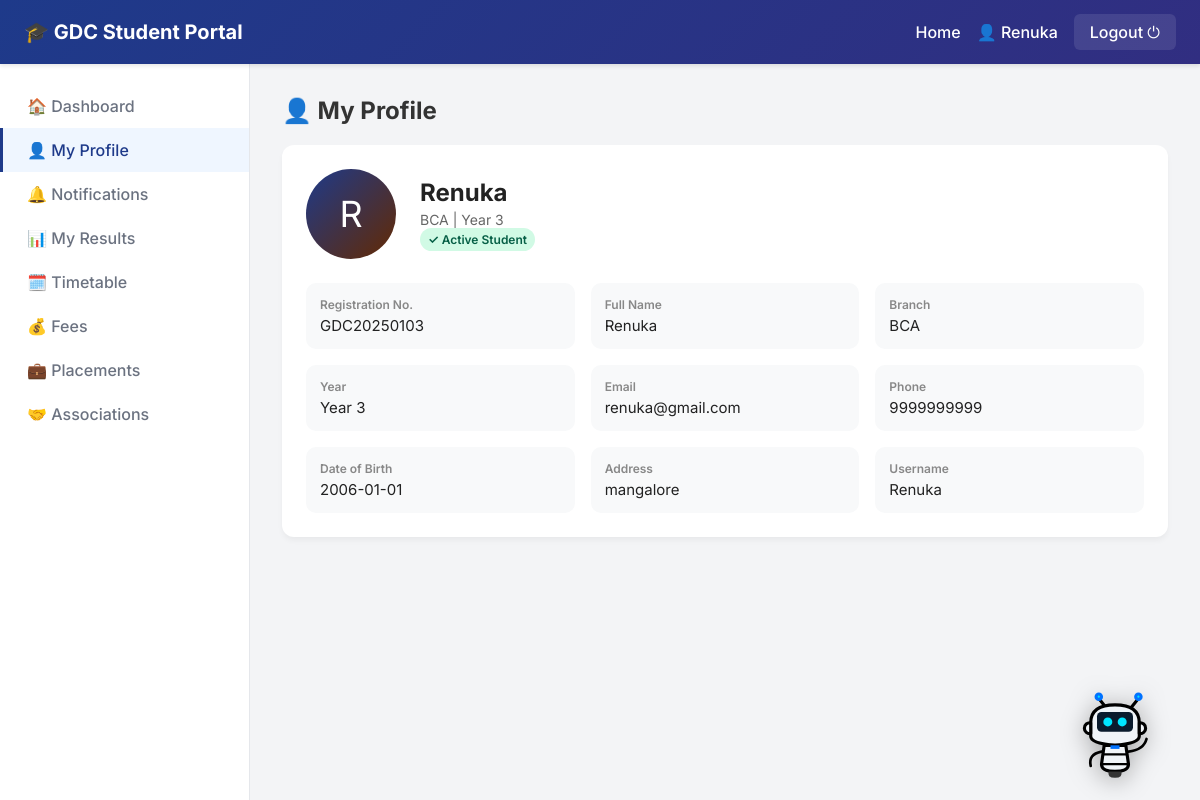
The app's page /student/profile (signed in) with its own data.
### models.py (models this page shows)
class Student(db.Model):
    id = db.Column(db.Integer, primary_key=True)
    reg_number = db.Column(db.String(30), unique=True, nullable=False)
    name = db.Column(db.String(100), nullable=False)
    branch = db.Column(db.String(20))   # bca, bcom, bba, puc, mba, bca(m), bcom(m), bba(m), mba(m)
    year = db.Column(db.Integer)
    email = db.Column(db.String(100))
    phone = db.Column(db.String(15))
    username = db.Column(db.String(50), unique=True)
    password = db.Column(db.String(200))
    account_created = db.Column(db.Boolean, default=False)
    dob = db.Column(db.String(20))
    address = db.Column(db.String(200))
    photo = db.Column(db.String(200), default='default.png')

### student_routes.py (the view)
@student_bp.route('/profile')
@student_required
def student_profile():
    student = Student.query.get(session['user_id'])
    return render_template('student/profile.html', student=student)

### student_routes.py (called while the page is built)
def student_required(f):
    from functools import wraps
    @wraps(f)
    def decorated(*args, **kwargs):
        if session.get('role') != 'student':
            return redirect(url_for('login'))
        return f(*args, **kwargs)
    return decorated

### templates/student/profile.html (shortened to what this page needs)
{% extends "student/base_student.html" %}
{% block content %}
<h2 style="margin-bottom:20px;color:#333;">👤 My Profile</h2>
<div class="card">
  <div style="display:flex;align-items:center;gap:24px;margin-bottom:24px;flex-wrap:wrap;">
    <div style="width:90px;height:90px;background:linear-gradient(135deg,#1e3a8a,#632902);
                border-radius:50%;display:flex;align-items:center;justify-content:center;
                font-size:36px;color:white;flex-shrink:0;">
      {{ student.name[0].upper() }}
    </div>
    <div>
      <h2 style="color:#222;margin-bottom:4px;">{{ student.name }}</h2>
      <p style="color:#666;font-size:14px;">{{ student.branch.upper() if student.branch else '' }} | Year {{ student.year }}</p>
      <span class="badge badge-green">✓ Active Student</span>
    </div>
  </div>
  <div style="display:grid;grid-template-columns:repeat(auto-fit,minmax(240px,1fr));gap:16px;">
    {% set fields = [
      ('Registration No.', student.reg_number),
      ('Full Name', student.name),
      ('Branch', student.branch.upper() if student.branch else '-'),
      ('Year', 'Year ' ~ student.year if student.year else '-'),
      ('Email', student.email or 'Not provided'),
      ('Phone', student.phone or 'Not provided'),
      ('Date of Birth', student.dob or 'Not provided'),
      ('Address', student.address or 'Not provided'),
      ('Username', student.username or '-'),
    ] %}
    {% for label, value in fields %}
    <div style="padding:14px;background:#f8f9fa;border-radius:10px;">
      <div style="font-size:12px;color:#888;font-weight:600;margin-bottom:4px;">{{ label }}</div>
      <div style="font-size:15px;color:#222;word-break:break-word;">{{ value }}</div>
    </div>
    {% endfor %}
  </div>
</div>
{% endblock %}

### static/css/style.css (style rules this page uses)
:root { --primary: #1e3a8a; --secondary: #d97706; --bg-color: #f3f4f6; --text-dark: #1f2937; --text-light: #6b7280; --white: #ffffff; --sidebar-w: 250px; }
* { margin: 0; padding: 0; box-sizing: border-box; }
body { font-family: 'Inter', sans-serif; background-color: var(--bg-color); color: var(--text-dark); }
.card { background: var(--white); padding: 24px; border-radius: 12px; box-shadow: 0 4px 6px -1px rgba(0,0,0,0.05); margin-bottom: 24px; }
.badge { display: inline-block; padding: 4px 8px; border-radius: 9999px; font-size: 0.75rem; font-weight: 600; }
.badge-green { background: #d1fae5; color: #065f46; }

### records on screen
Student: name "R", name "Renuka", branch "BCA", year "3", label "Registration No.", reg_number "GDC20250103", label "Full Name", label "Email", email "renuka@gmail.com", label "Phone", phone "9999999999", label "Date of Birth", dob "2006-01-01", label "Address", address "mangalore", label "Username", username "Renuka"

### other values on screen
{{ session.name }} "Renuka"
{{ label }} "Branch" "Year"
{{ value }} "BCA" "Year 3"
